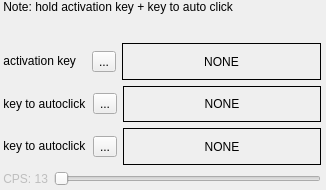
<?xml version="1.0" encoding="UTF-8"?>
<ui version="4.0">
 <class>MainWindow</class>
 <widget class="QMainWindow" name="MainWindow">
  <property name="windowModality">
   <enum>Qt::NonModal</enum>
  </property>
  <property name="enabled">
   <bool>true</bool>
  </property>
  <property name="geometry">
   <rect>
    <x>0</x>
    <y>0</y>
    <width>326</width>
    <height>190</height>
   </rect>
  </property>
  <property name="sizePolicy">
   <sizepolicy hsizetype="Fixed" vsizetype="Fixed">
    <horstretch>0</horstretch>
    <verstretch>0</verstretch>
   </sizepolicy>
  </property>
  <property name="windowTitle">
   <string>MainWindow</string>
  </property>
  <widget class="QWidget" name="centralwidget">
   <property name="sizePolicy">
    <sizepolicy hsizetype="Fixed" vsizetype="Fixed">
     <horstretch>0</horstretch>
     <verstretch>0</verstretch>
    </sizepolicy>
   </property>
   <widget class="QWidget" name="verticalLayoutWidget">
    <property name="geometry">
     <rect>
      <x>0</x>
      <y>0</y>
      <width>321</width>
      <height>186</height>
     </rect>
    </property>
    <layout class="QVBoxLayout" name="verticalLayout">
     <item>
      <layout class="QVBoxLayout" name="verticalLayout_2">
       <item>
        <layout class="QHBoxLayout" name="horizontalLayout_5">
         <item>
          <widget class="QLabel" name="label_8">
           <property name="text">
            <string> Note: hold activation key + key to auto click</string>
           </property>
           <property name="alignment">
            <set>Qt::AlignLeading|Qt::AlignLeft|Qt::AlignTop</set>
           </property>
          </widget>
         </item>
        </layout>
       </item>
      </layout>
     </item>
     <item>
      <layout class="QHBoxLayout" name="horizontalLayout">
       <item>
        <widget class="QLabel" name="label_2">
         <property name="sizePolicy">
          <sizepolicy hsizetype="Fixed" vsizetype="Fixed">
           <horstretch>0</horstretch>
           <verstretch>0</verstretch>
          </sizepolicy>
         </property>
         <property name="text">
          <string> activation key   </string>
         </property>
         <property name="alignment">
          <set>Qt::AlignLeading|Qt::AlignLeft|Qt::AlignVCenter</set>
         </property>
        </widget>
       </item>
       <item>
        <widget class="QToolButton" name="mp_detect_activation_btn">
         <property name="text">
          <string>...</string>
         </property>
         <property name="icon">
          <iconset resource="../resources/resources.qrc">
           <normaloff>:/detectbutton.png</normaloff>:/detectbutton.png</iconset>
         </property>
         <property name="iconSize">
          <size>
           <width>32</width>
           <height>32</height>
          </size>
         </property>
         <property name="checkable">
          <bool>false</bool>
         </property>
         <property name="autoRaise">
          <bool>false</bool>
         </property>
        </widget>
       </item>
       <item>
        <widget class="QLabel" name="mp_activation_key_lbl">
         <property name="frameShape">
          <enum>QFrame::Box</enum>
         </property>
         <property name="text">
          <string>NONE</string>
         </property>
         <property name="alignment">
          <set>Qt::AlignCenter</set>
         </property>
        </widget>
       </item>
      </layout>
     </item>
     <item>
      <layout class="QHBoxLayout" name="horizontalLayout_3">
       <item>
        <widget class="QLabel" name="label">
         <property name="sizePolicy">
          <sizepolicy hsizetype="Fixed" vsizetype="Fixed">
           <horstretch>0</horstretch>
           <verstretch>0</verstretch>
          </sizepolicy>
         </property>
         <property name="text">
          <string> key to autoclick</string>
         </property>
         <property name="alignment">
          <set>Qt::AlignLeading|Qt::AlignLeft|Qt::AlignVCenter</set>
         </property>
        </widget>
       </item>
       <item>
        <widget class="QToolButton" name="mp_detect_autoclick_btn_first">
         <property name="text">
          <string>...</string>
         </property>
         <property name="icon">
          <iconset resource="../resources/resources.qrc">
           <normaloff>:/detectbutton.png</normaloff>:/detectbutton.png</iconset>
         </property>
         <property name="iconSize">
          <size>
           <width>32</width>
           <height>32</height>
          </size>
         </property>
         <property name="checkable">
          <bool>false</bool>
         </property>
         <property name="autoRaise">
          <bool>false</bool>
         </property>
        </widget>
       </item>
       <item>
        <widget class="QLabel" name="mp_autoclicker_key_lbl_first">
         <property name="frameShape">
          <enum>QFrame::Box</enum>
         </property>
         <property name="text">
          <string>NONE</string>
         </property>
         <property name="alignment">
          <set>Qt::AlignCenter</set>
         </property>
        </widget>
       </item>
      </layout>
     </item>
     <item>
      <layout class="QHBoxLayout" name="horizontalLayout_4">
       <item>
        <widget class="QLabel" name="label_3">
         <property name="sizePolicy">
          <sizepolicy hsizetype="Fixed" vsizetype="Fixed">
           <horstretch>0</horstretch>
           <verstretch>0</verstretch>
          </sizepolicy>
         </property>
         <property name="text">
          <string> key to autoclick</string>
         </property>
         <property name="alignment">
          <set>Qt::AlignLeading|Qt::AlignLeft|Qt::AlignVCenter</set>
         </property>
        </widget>
       </item>
       <item>
        <widget class="QToolButton" name="mp_detect_autoclick_btn_second">
         <property name="text">
          <string>...</string>
         </property>
         <property name="icon">
          <iconset resource="../resources/resources.qrc">
           <normaloff>:/detectbutton.png</normaloff>:/detectbutton.png</iconset>
         </property>
         <property name="iconSize">
          <size>
           <width>32</width>
           <height>32</height>
          </size>
         </property>
         <property name="checkable">
          <bool>false</bool>
         </property>
         <property name="autoRaise">
          <bool>false</bool>
         </property>
        </widget>
       </item>
       <item>
        <widget class="QLabel" name="mp_autoclicker_key_lbl_second">
         <property name="frameShape">
          <enum>QFrame::Box</enum>
         </property>
         <property name="text">
          <string>NONE</string>
         </property>
         <property name="alignment">
          <set>Qt::AlignCenter</set>
         </property>
        </widget>
       </item>
      </layout>
     </item>
     <item>
      <layout class="QHBoxLayout" name="horizontalLayout_2">
       <item>
        <widget class="QLabel" name="label_7">
         <property name="enabled">
          <bool>false</bool>
         </property>
         <property name="text">
          <string> CPS: 13</string>
         </property>
        </widget>
       </item>
       <item>
        <widget class="QSlider" name="mp_cps_edit">
         <property name="enabled">
          <bool>false</bool>
         </property>
         <property name="orientation">
          <enum>Qt::Horizontal</enum>
         </property>
        </widget>
       </item>
      </layout>
     </item>
    </layout>
   </widget>
  </widget>
 </widget>
 <resources>
  <include location="../resources/resources.qrc"/>
 </resources>
 <connections/>
</ui>
